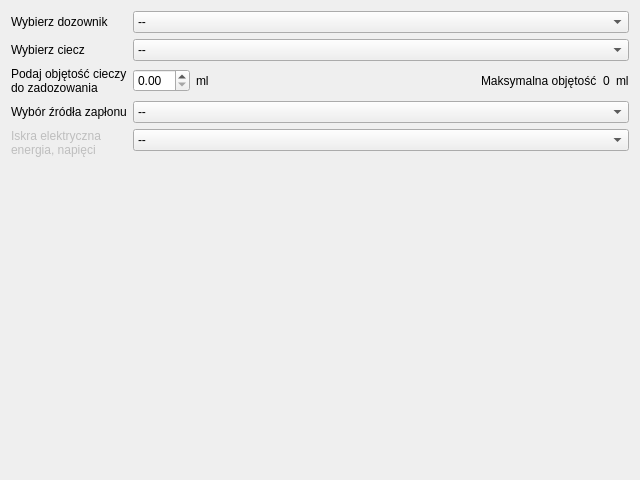
<?xml version="1.0" encoding="UTF-8"?>
<ui version="4.0">
 <class>NowyTest_2</class>
 <widget class="QDialog" name="NowyTest_2">
  <property name="geometry">
   <rect>
    <x>0</x>
    <y>0</y>
    <width>640</width>
    <height>480</height>
   </rect>
  </property>
  <property name="windowTitle">
   <string>Dialog</string>
  </property>
  <layout class="QFormLayout" name="formLayout">
   <item row="0" column="0">
    <widget class="QLabel" name="lchDozownik">
     <property name="text">
      <string>Wybierz dozownik</string>
     </property>
    </widget>
   </item>
   <item row="0" column="1">
    <widget class="QComboBox" name="cbDozownik">
     <item>
      <property name="text">
       <string>--</string>
      </property>
     </item>
     <item>
      <property name="text">
       <string>1</string>
      </property>
     </item>
     <item>
      <property name="text">
       <string>2</string>
      </property>
     </item>
     <item>
      <property name="text">
       <string>3</string>
      </property>
     </item>
     <item>
      <property name="text">
       <string>4</string>
      </property>
     </item>
     <item>
      <property name="text">
       <string>5</string>
      </property>
     </item>
    </widget>
   </item>
   <item row="1" column="0">
    <widget class="QLabel" name="lchCiecz">
     <property name="text">
      <string>Wybierz ciecz</string>
     </property>
    </widget>
   </item>
   <item row="1" column="1">
    <widget class="QComboBox" name="cbCiecz">
     <item>
      <property name="text">
       <string>--</string>
      </property>
     </item>
     <item>
      <property name="text">
       <string>Ciecz 1</string>
      </property>
     </item>
     <item>
      <property name="text">
       <string>Ciecz 2</string>
      </property>
     </item>
     <item>
      <property name="text">
       <string>Ciecz 3</string>
      </property>
     </item>
    </widget>
   </item>
   <item row="2" column="0">
    <widget class="QLabel" name="lbojetoscicieczy">
     <property name="text">
      <string>Podaj objętość cieczy
do zadozowania</string>
     </property>
    </widget>
   </item>
   <item row="2" column="1">
    <layout class="QHBoxLayout" name="horizontalLayout">
     <item>
      <widget class="QDoubleSpinBox" name="iloscCieczy"/>
     </item>
     <item>
      <widget class="QLabel" name="lunit">
       <property name="text">
        <string>ml</string>
       </property>
      </widget>
     </item>
     <item>
      <spacer name="horizontalSpacer">
       <property name="orientation">
        <enum>Qt::Horizontal</enum>
       </property>
       <property name="sizeHint" stdset="0">
        <size>
         <width>40</width>
         <height>20</height>
        </size>
       </property>
      </spacer>
     </item>
     <item>
      <widget class="QLabel" name="lMaxvalue">
       <property name="text">
        <string>Maksymalna objętość</string>
       </property>
      </widget>
     </item>
     <item>
      <widget class="QLabel" name="maxcieczy">
       <property name="text">
        <string>0</string>
       </property>
      </widget>
     </item>
     <item>
      <widget class="QLabel" name="lunit2">
       <property name="text">
        <string>ml</string>
       </property>
      </widget>
     </item>
    </layout>
   </item>
   <item row="5" column="0">
    <spacer name="verticalSpacer">
     <property name="orientation">
      <enum>Qt::Vertical</enum>
     </property>
     <property name="sizeHint" stdset="0">
      <size>
       <width>20</width>
       <height>40</height>
      </size>
     </property>
    </spacer>
   </item>
   <item row="3" column="0">
    <widget class="QLabel" name="lzaplon">
     <property name="text">
      <string>Wybór źródła zapłonu</string>
     </property>
    </widget>
   </item>
   <item row="3" column="1">
    <widget class="QComboBox" name="cbZaplon">
     <item>
      <property name="text">
       <string>--</string>
      </property>
     </item>
     <item>
      <property name="text">
       <string>Zapłon iskrą elektryczną</string>
      </property>
     </item>
     <item>
      <property name="text">
       <string>Zapłon iskrą mechaniczną</string>
      </property>
     </item>
     <item>
      <property name="text">
       <string>Zapłon płomieniem</string>
      </property>
     </item>
    </widget>
   </item>
   <item row="4" column="0">
    <widget class="QLabel" name="liskra">
     <property name="enabled">
      <bool>false</bool>
     </property>
     <property name="text">
      <string>Iskra elektryczna
energia, napięci</string>
     </property>
    </widget>
   </item>
   <item row="4" column="1">
    <widget class="QComboBox" name="cbenergiaIskry">
     <item>
      <property name="text">
       <string>--</string>
      </property>
     </item>
     <item>
      <property name="text">
       <string>Energia wybierana manualnie</string>
      </property>
     </item>
     <item>
      <property name="text">
       <string>Przełącznik mechaniczny</string>
      </property>
     </item>
    </widget>
   </item>
  </layout>
 </widget>
 <resources/>
 <connections/>
</ui>
